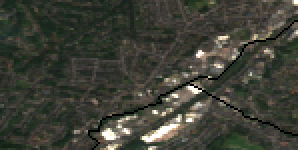
%> input picture PreProcess/PreProcess/TEST.tif, 149 x 75 px (shown 2 times larger)
$ octave untitled2.m   (GNU Octave 9; MATLAB toolbox functions it lacks are replaced by stand-ins)
%> lines starting %> are read from the running program, lines starting %| are printed output that depends on the picture; in (x1, y1, x2, y2) boxes, pixels count from 0 and x2, y2 are one past the last pixel; in counts of white or black regions, pixels touching at a corner belong together; the program's own positions count from 1

im = imread('TEST.tif');
%> im is the input picture: size 75x149x3 uint8; mean R, G, B 62.8, 64.3, 54.5

imgray = im2gray(im);
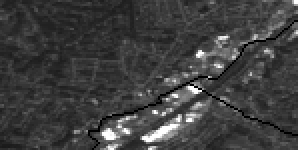
%> imgray: size 75x149 uint8 (shown 2 times larger); min 0, max 255, mean 62.7
bw = imbinarize(imgray , 0);
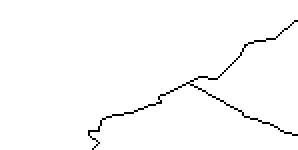
%> bw: size 75x149 logical (shown 2 times larger); 98.4% white; black in thin lines or dots, all inside (x1, y1, x2, y2) = (44, 10, 149, 75)


BW2 = bwmorph(imcomplement(bw),'thicken',1);
%> BW2: size 75x149 logical; 1.8% white in thin lines or dots, all inside (x1, y1, x2, y2) = (43, 9, 149, 75)

BW2=bwmorph(BW2,'bridge');

se = strel('line',3,180);  % Structuring element for dilation
BW2 = imdilate(BW2,se);
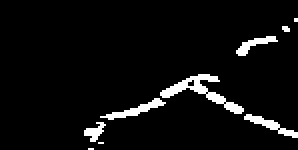
%> BW2: size 75x149 logical (shown 2 times larger); 5.2% white; 9 white regions (4 under 20 px), largest, box (x1, y1, x2, y2) and area: (80, 37, 122, 57) 227, (50, 49, 83, 60) 107, (122, 57, 149, 69) 97, (118, 18, 139, 28) 78, (42, 61, 53, 71) 55


n = ones(75 , 150 , 3);
imOut = im;

v(: , : , 1 ) = imcomplement(BW2);


R = imOut(: , : , 1);
G = imOut(: , : , 2);
B = imOut(: , : , 3);


R(v(: , : ,1) == 0) = 0;
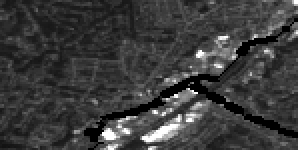
%> R: size 75x149 uint8 (shown 2 times larger); min 0, max 255, mean 59.8
G(v(: , : ,1) == 0) = 0;
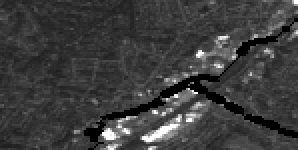
%> G: size 75x149 uint8 (shown 2 times larger); min 0, max 255, mean 61.3
B(v(: , : ,1) == 0) = 255;
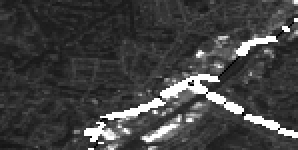
%> B: size 75x149 uint8 (shown 2 times larger); min 0, max 255, mean 65.3


imOut(: , : , 1) = R;
imOut(: , : , 2) = G;
imOut(: , : , 3) = B;
imOut = imresize(imOut , [76 150]);
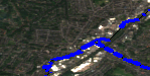
%> imOut: size 76x150x3 uint8; mean R, G, B 59.9, 61.4, 65

$ run again, with PreProcess/PreProcess/Risk(11).tif copied over PreProcess/PreProcess/TEST.tif
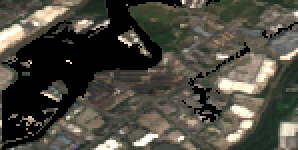
%> input picture PreProcess/PreProcess/Risk(11).tif, 149 x 75 px (shown 2 times larger)
%> im is the input picture: size 75x149x3 uint8; mean R, G, B 75.6, 73.6, 63.2
%> bw: size 75x149 logical; 76.3% white; 14 black regions (11 under 20 px), largest, box (x1, y1, x2, y2) and area: (1, 0, 91, 75) 2454, (94, 36, 111, 61) 118, (118, 21, 125, 29) 20
%> v: size 75x149 logical; 67.6% white; 5 black regions, box (x1, y1, x2, y2) and area: (0, 0, 93, 75) 3104, (90, 38, 113, 62) 259, (98, 20, 127, 40) 142, (129, 10, 149, 20) 87, (101, 0, 112, 4) 28
%> `imOut = imresize(imOut , [76 150]);`:
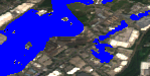
%> imOut: size 76x150x3 uint8; mean R, G, B 67.7, 65.9, 138.7
